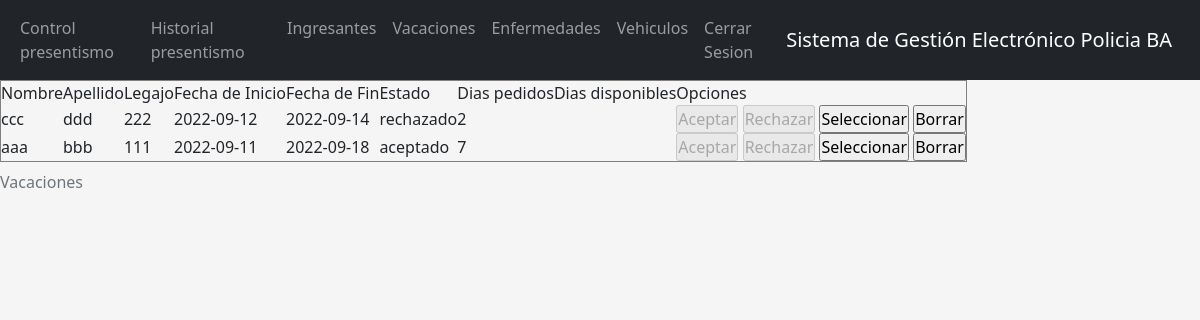
Page /administradores/vacaciones.php (signed in) on the earlier database version.
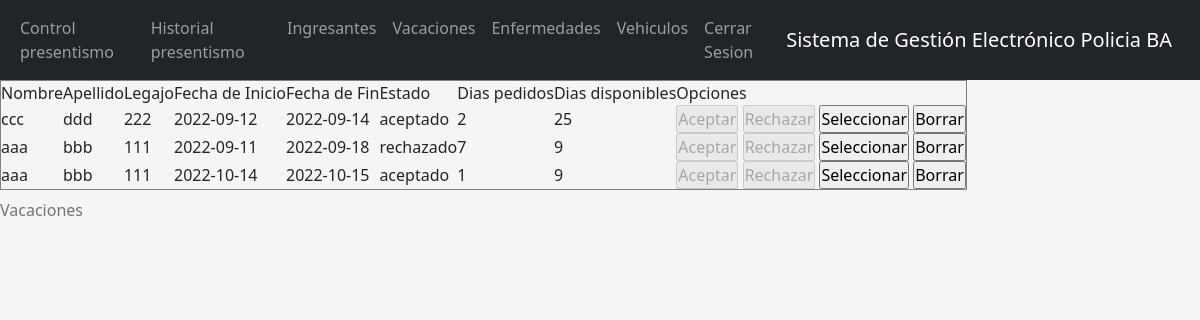
Same page on the later database version.
### tables this page shows
CREATE TABLE `vacaciones` (
  `vacaciones_id` int(11) NOT NULL,
  `policia_id` int(11) NOT NULL,
  `fecha_inicio` date NOT NULL,
  `fecha_fin` date NOT NULL,
  `estado` varchar(15) NOT NULL
);

CREATE TABLE `policias` (
  `policia_id` int(11) NOT NULL,
  `nombre` varchar(50) NOT NULL,
  `apellido` varchar(50) NOT NULL,
  `legajo` int(10) NOT NULL,
  `nivel_usuario` varchar(10) NOT NULL,
  `estado` varchar(10) NOT NULL,
  `servicio` varchar(10) DEFAULT NULL,
  `años_servicio` int(5) DEFAULT NULL,
  `dias_vacaciones` int(5) DEFAULT NULL
);

### administradores/vacaciones.php (the view, shortened to what this page needs)
<?php
    include("../conexion.php");
    function diasPedidos($fecha1 , $fecha2){
        $segundosFecha1 = strtotime( $fecha1 );
        $segundosFecha2 = strtotime( $fecha2 );
        $diasPedidos = ($segundosFecha2 - $segundosFecha1)/86400;
        return $diasPedidos;
    }
    $sql="SELECT vacaciones.vacaciones_id, policias.policia_id, policias.nombre , policias.apellido , policias.legajo,
    vacaciones.fecha_inicio, vacaciones.fecha_fin , vacaciones.estado , policias.dias_vacaciones
    FROM vacaciones INNER JOIN policias on vacaciones.policia_id = policias.policia_id
    WHERE vacaciones.estado <> 'borrado' ";
    $rta= mysqli_query($conexion,$sql) or
    die("Problemas en el select:".mysqli_error($conexion));
    include("cabeceraA.php");
?>
    <table border="1">
        <caption>Vacaciones</caption>
        <tr>
            <td>Nombre</td>
            <td>Apellido</td>
            <td>Legajo</td>
            <td>Fecha de Inicio</td>
            <td>Fecha de Fin</td>
            <td>Estado</td>
            <td>Dias pedidos</td>
            <td>Dias disponibles</td>
            <td>Opciones</td>
        </tr>
    <?php
        while ($mostrar = mysqli_fetch_array($rta))
        {
    ?>
        <tr>
            <td> <?php echo $mostrar['nombre'] ?> </td>
            <td> <?php echo $mostrar['apellido'] ?> </td>
            <td> <?php echo $mostrar['legajo'] ?> </td>
            <td> <?php echo $mostrar['fecha_inicio'] ?> </td>
            <td> <?php echo $mostrar['fecha_fin'] ?> </td>
            <td> <?php echo $mostrar['estado'] ?> </td>
            <td>
                <?php
                    echo diasPedidos($mostrar['fecha_inicio'], $mostrar['fecha_fin']);
                ?>
            </td>
            <td> <?php echo $mostrar['dias_vacaciones'] ?> </td>
            <td>
                <form method="POST">
                    <input type="submit" name="opcion" <?php echo ($mostrar['estado']!="espera")?"disabled":"";  ?> value="Aceptar">
                    <input type="submit" name="opcion" <?php echo ($mostrar['estado']!="espera")?"disabled":"";  ?> value="Rechazar">
                    <input type="submit" name="opcion" <?php echo ($mostrar['estado']=="espera")?"disabled":"";  ?> value="Seleccionar">
                    <input type="submit" name="opcion" value="Borrar">
                </form>
            </td>
        </tr>
    <?php
        }
    ?>
    </table>
</body>
</html>

### administradores/cabeceraA.php (shortened to what this page needs)
<!DOCTYPE html>
<html lang="es">
<head>
    <link href="https://cdn.jsdelivr.net/npm/bootstrap@5.2.1/dist/css/bootstrap.min.css" rel="stylesheet">
    <link href="../estilos/index.css" rel="stylesheet">
</head>
<body>
    <nav class="navbar navbar-expand-lg navbar-dark bg-dark">
        <div class="container-fluid">
            <div class="collapse navbar-collapse" id="navbarText">
                <ul class="navbar-nav me-auto mb-2 mb-lg-0">
                    <li class="nav-item" >
                        <a class="nav-link" href="index.php">Control presentismo</a>
                    </li>
                    <li class="nav-item" >
                        <a class="nav-link" href="historial.php">Historial presentismo</a>
                    </li>
                    <li class="nav-item" >
                        <a class="nav-link" href="ingresantes.php">Ingresantes</a>
                    </li>
                    <li class="nav-item" >
                        <a class="nav-link" href="vacaciones.php">Vacaciones</a>
                    </li>
                    <li class="nav-item" >
                        <a class="nav-link" href="enfermedades.php">Enfermedades</a>
                    </li>
                    <li class="nav-item" >
                        <a class="nav-link" href="vehiculos.php">Vehiculos</a>
                    </li>
                    <li class="nav-item" >
                        <a class="nav-link" href="../cerrar_session.php">Cerrar Sesion</a>
                    </li>
                </ul>
                <span class="navbar-brand">
                    Sistema de Gestión Electrónico Policia BA
                 </span>
            </div>
        </div>
    </nav>

### estilos/index.css (style rules this page uses)
* { padding: 0; margin: 0; }
body { background-color: whitesmoke; }

Differences in the rows shown:
changed vacaciones "ccc": estado "rechazado" → "aceptado"; policia.dias_vacaciones (not shown) → "25"
changed vacaciones: estado "aceptado" → "rechazado"; policia.dias_vacaciones (not shown) → "9"
added vacaciones: policia.nombre "aaa", policia.apellido "bbb", policia.legajo "111", fecha_inicio "2022-10-14", fecha_fin "2022-10-15", estado "aceptado", fecha_inicio+fecha_fin "1", policia.dias_vacaciones "9", opcion "Aceptar", opcion "Rechazar", opcion "Seleccionar"
